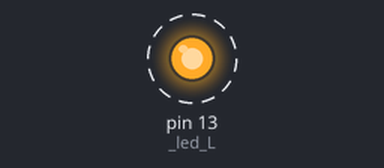
A sketch run on a simulated Arduino Nano, built with avr-gcc and run on an emulated ATmega328P. On the bench: output pins drawn as LEDs (lit = HIGH). Dashed ring = blinking.

Above: at 0.2 s.
Timing chart, 0 to 3.0 s (numbered marks = the images above):
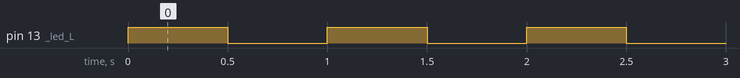

Measured:
- by itself, pin 13 (_led_L): alternates HIGH for 0.50 s and LOW for 0.50 s

The sketch:

B15_NANO_blink.ino
```cpp
/*  NANO blink
 *  Board: NANO
 *  Programm von OpenRoberta in Arduino IDE kopiert
 */


int _led_L = LED_BUILTIN; //int _led_L = 13;
void setup()
{
    pinMode(_led_L, OUTPUT);
}

void loop()
{
    digitalWrite(_led_L, HIGH);
    delay(500);
    digitalWrite(_led_L, LOW);
    delay(500);
}
```
